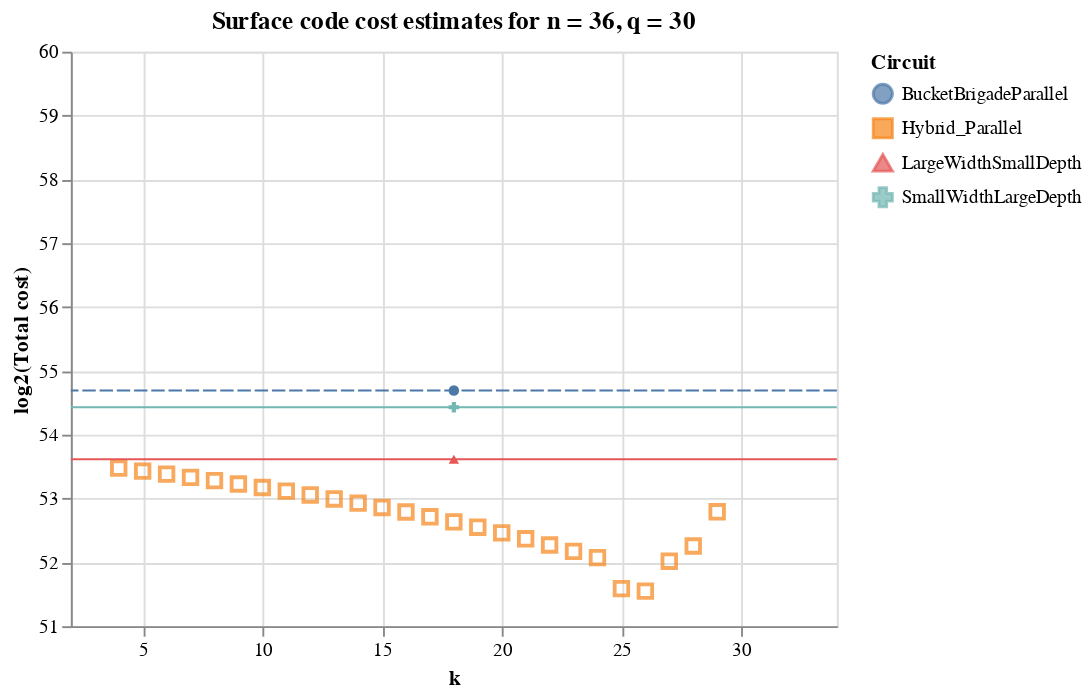

The notebook cell this image was saved under:
### Code cell
# Space vs. time tradeoff
ldw = df[np.logical_or(df['name'] == 'LargeWidthSmallDepth', df['name'] == 'SmallWidthLargeDepth')]
ldw = ldw[np.logical_and(ldw['n'] == 36, ldw['q'] == 30)]

bb = df[df['name'] == 'BucketBrigadeParallel']
bb = bb[bb['n'] == 36]

hybrid = df[[df['name'][i] == "Hybrid_Parallel" for i in range(df.shape[0])]]
hybrid = hybrid[np.logical_and(hybrid['n'] == 36, hybrid['q'] == 30)]

title = "Surface code cost estimates for n = 36, q = 30"

points = Chart(hybrid, title=title).mark_point(size=50).encode(
                              x=X('k',
                                  scale=Scale(domain=[2,34]),
                                  axis=Axis(title="k")),
                              y=Y('total_cost',
                                  scale=Scale(domain=[51,60]),
                                  axis=Axis(title="log2(Total cost)")),
                              shape='name',
                              color=Color('name', legend=Legend(title="Circuit")))

rules_ldw = Chart(ldw).mark_rule().encode(y='total_cost', 
                              shape='name', color=Color('name', legend=Legend(title="Circuit")))
rules_bb = Chart(bb).mark_rule(strokeDash=[7, 2]).encode(y='total_cost', 
                              shape='name', color=Color('name', legend=Legend(title="Circuit")))

points + rules_ldw + rules_bb

### Figure 1 — Vega-Lite specification as saved in the notebook (floating-point values rounded to 4 significant figures)
{"$schema": "https://vega.github.io/schema/vega-lite/v2.6.0.json", "config": {"view": {"height": 300, "width": 400}}, "datasets": {"data-29bf46ff33a2e97713b5a1be2a25055d": [{"b1": 0, "b2": 0, "clifford_distance": 11, "clifford_phys_q": 29300266893691, "clifford_time": 1.8e-05, "clifford_total_avg_cycles": 90.0, "cliffords": 2145336164279, "cnot_count": 1848983420855, "depth": 2017, "distill_cycles_per_state": 150, "distill_distances": "[10, 5]", "distill_factories": 1084268705, "distill_logical_q": 260224489200, "distill_logical_q_per_factory": 240, "distill_phys_q": 20557734646800, "distill_reqd": true, "distill_sim_states": 3, "distill_time": 0.00816, "distill_total_cycles": 40800, "eps": 1, "h_count": 296352743424, "k": 0, "mode": "defect", "n": 36, "n_qubits": 77309411329, "name": "LargeWidthSmallDepth", "p_g": 1e-05, "p_in": 0.0001, "q": 30, "safety_factor": 0, "t_count": 884763262976, "t_depth": 272, "t_sc": 2e-07, "total_cost": 53.62, "total_phys_q": 49858001540491, "total_time": 0.00816}, {"b1": 0, "b2": 0, "clifford_distance": 11, "clifford_phys_q": 27667, "clifford_time": 18630.0, "clifford_total_avg_cycles": 93140000000.0, "cliffords": 2065879269377, "cnot_count": 1769526525953, "depth": 2035814498305, "distill_cycles_per_state": 150, "distill_distances": "[10, 5]", "distill_factories": 2, "distill_logical_q": 480, "distill_logical_q_per_factory": 240, "distill_phys_q": 37920, "distill_reqd": true, "distill_sim_states": 3, "distill_time": 4424000.0, "distill_total_cycles": 43808666419200, "eps": 1, "h_count": 296352743424, "k": 0, "mode": "defect", "n": 36, "n_qubits": 73, "name": "SmallWidthLargeDepth", "p_g": 1e-05, "p_in": 0.0001, "q": 30, "safety_factor": 0, "t_count": 884763262976, "t_depth": 292057776128, "t_sc": 2e-07, "total_cost": 54.43, "total_phys_q": 65587, "total_time": 4424000.0}], "data-3b9d18dbaeba87c56033394109512b1a": [{"b1": 0, "b2": 0, "clifford_distance": 11, "clifford_phys_q": 26858578010171, "clifford_time": 1.791e-05, "clifford_total_avg_cycles": 89.55, "cliffords": 1955283863673, "cnot_count": 1684700923705, "depth": 2013, "distill_cycles_per_state": 150, "distill_distances": "[10, 5]", "distill_factories": 1019512441, "distill_logical_q": 244682985840, "distill_logical_q_per_factory": 240, "distill_phys_q": 19329955881360, "distill_reqd": true, "distill_sim_states": 3, "distill_time": 0.00792, "distill_total_cycles": 39600, "eps": 1, "h_count": 270582939968, "k": 4, "mode": "defect", "n": 36, "n_qubits": 70866960449, "name": "Hybrid_Parallel", "p_g": 1e-05, "p_in": 0.0001, "q": 30, "safety_factor": 0, "t_count": 807453852544, "t_depth": 264, "t_sc": 2e-07, "total_cost": 53.48, "total_phys_q": 46188533891531, "total_time": 0.00792}, {"b1": 0, "b2": 0, "clifford_distance": 11, "clifford_phys_q": 26044681743963, "clifford_time": 1.788e-05, "clifford_total_avg_cycles": 89.41, "cliffords": 1893006841977, "cnot_count": 1631013836025, "depth": 2013, "distill_cycles_per_state": 150, "distill_distances": "[10, 5]", "distill_factories": 986974812, "distill_logical_q": 236873954880, "distill_logical_q_per_factory": 240, "distill_phys_q": 18713042435520, "distill_reqd": true, "distill_sim_states": 3, "distill_time": 0.00792, "distill_total_cycles": 39600, "eps": 1, "h_count": 261993005952, "k": 5, "mode": "defect", "n": 36, "n_qubits": 68719476897, "name": "Hybrid_Parallel", "p_g": 1e-05, "p_in": 0.0001, "q": 30, "safety_factor": 0, "t_count": 781684050432, "t_depth": 264, "t_sc": 2e-07, "total_cost": 53.43, "total_phys_q": 44757724179483, "total_time": 0.00792}, {"b1": 0, "b2": 0, "clifford_distance": 11, "clifford_phys_q": 25230785526267, "clifford_time": 1.785e-05, "clifford_total_avg_cycles": 89.26, "cliffords": 1830729826233, "cnot_count": 1577326753465, "depth": 2013, "distill_cycles_per_state": 150, "distill_distances": "[10, 5]", "distill_factories": 954437186, "distill_logical_q": 229064924640, "distill_logical_q_per_factory": 240, "distill_phys_q": 18096129046560, "distill_reqd": true, "distill_sim_states": 3, "distill_time": 0.00792, "distill_total_cycles": 39600, "eps": 1, "h_count": 253403072768, "k": 6, "mode": "defect", "n": 36, "n_qubits": 66571993473, "name": "Hybrid_Parallel", "p_g": 1e-05, "p_in": 0.0001, "q": 30, "safety_factor": 0, "t_count": 755914250752, "t_depth": 264, "t_sc": 2e-07, "total_cost": 53.38, "total_phys_q": 43326914572827, "total_time": 0.00792}, {"b1": 0, "b2": 0, "clifford_distance": 11, "clifford_phys_q": 24416889417723, "clifford_time": 1.782e-05, "clifford_total_avg_cycles": 89.1, "cliffords": 1768452824249, "cnot_count": 1523639682745, "depth": 2013, "distill_cycles_per_state": 150, "distill_distances": "[10, 5]", "distill_factories": 921899567, "distill_logical_q": 221255896080, "distill_logical_q_per_factory": 240, "distill_phys_q": 17479215790320, "distill_reqd": true, "distill_sim_states": 3, "distill_time": 0.00792, "distill_total_cycles": 39600, "eps": 1, "h_count": 244813141504, "k": 7, "mode": "defect", "n": 36, "n_qubits": 64424510337, "name": "Hybrid_Parallel", "p_g": 1e-05, "p_in": 0.0001, "q": 30, "safety_factor": 0, "t_count": 730144456704, "t_depth": 264, "t_sc": 2e-07, "total_cost": 53.33, "total_phys_q": 41896105208043, "total_time": 0.00792}, {"b1": 0, "b2": 0, "clifford_distance": 11, "clifford_phys_q": 23602993551739, "clifford_time": 1.779e-05, "clifford_total_avg_cycles": 88.93, "cliffords": 1706175853497, "cnot_count": 1469952638905, "depth": 2013, "distill_cycles_per_state": 150, "distill_distances": "[10, 5]", "distill_factories": 889361964, "distill_logical_q": 213446871360, "distill_logical_q_per_factory": 240, "distill_phys_q": 16862302837440, "distill_reqd": true, "distill_sim_states": 3, "distill_time": 0.00792, "distill_total_cycles": 39600, "eps": 1, "h_count": 236223214592, "k": 8, "mode": "defect", "n": 36, "n_qubits": 62277027841, "name": "Hybrid_Parallel", "p_g": 1e-05, "p_in": 0.0001, "q": 30, "safety_factor": 0, "t_count": 704374675456, "t_depth": 264, "t_sc": 2e-07, "total_cost": 53.28, "total_phys_q": 40465296389179, "total_time": 0.00792}, {"b1": 0, "b2": 0, "clifford_distance": 11, "clifford_phys_q": 22789098219387, "clifford_time": 1.775e-05, "clifford_total_avg_cycles": 88.75, "cliffords": 1643898952633, "cnot_count": 1416265655225, "depth": 2013, "distill_cycles_per_state": 150, "distill_distances": "[10, 5]", "distill_factories": 856824398, "distill_logical_q": 205637855520, "distill_logical_q_per_factory": 240, "distill_phys_q": 16245390586080, "distill_reqd": true, "distill_sim_states": 3, "distill_time": 0.00792, "distill_total_cycles": 39600, "eps": 1, "h_count": 227633297408, "k": 9, "mode": "defect", "n": 36, "n_qubits": 60129546753, "name": "Hybrid_Parallel", "p_g": 1e-05, "p_in": 0.0001, "q": 30, "safety_factor": 0, "t_count": 678604922880, "t_depth": 264, "t_sc": 2e-07, "total_cost": 53.23, "total_phys_q": 39034488805467, "total_time": 0.00792}, {"b1": 0, "b2": 0, "clifford_distance": 11, "clifford_phys_q": 21975204051323, "clifford_time": 1.771e-05, "clifford_total_avg_cycles": 88.56, "cliffords": 1581622206393, "cnot_count": 1362578804665, "depth": 2013, "distill_cycles_per_state": 150, "distill_distances": "[10, 5]", "distill_factories": 824286912, "distill_logical_q": 197828858880, "distill_logical_q_per_factory": 240, "distill_phys_q": 15628479851520, "distill_reqd": true, "distill_sim_states": 3, "distill_time": 0.00792, "distill_total_cycles": 39600, "eps": 1, "h_count": 219043401728, "k": 10, "mode": "defect", "n": 36, "n_qubits": 57982068737, "name": "Hybrid_Parallel", "p_g": 1e-05, "p_in": 0.0001, "q": 30, "safety_factor": 0, "t_count": 652835233792, "t_depth": 264, "t_sc": 2e-07, "total_cost": 53.17, "total_phys_q": 37603683902843, "total_time": 0.00792}, {"b1": 0, "b2": 0, "clifford_distance": 11, "clifford_phys_q": 21161312405883, "clifford_time": 1.767e-05, "clifford_total_avg_cycles": 88.35, "cliffords": 1519345799097, "cnot_count": 1308892245945, "depth": 2013, "distill_cycles_per_state": 150, "distill_distances": "[10, 5]", "distill_factories": 791749601, "distill_logical_q": 190019904240, "distill_logical_q_per_factory": 240, "distill_phys_q": 15011572434960, "distill_reqd": true, "distill_sim_states": 3, "distill_time": 0.00792, "distill_total_cycles": 39600, "eps": 1, "h_count": 210453553152, "k": 11, "mode": "defect", "n": 36, "n_qubits": 55834597377, "name": "Hybrid_Parallel", "p_g": 1e-05, "p_in": 0.0001, "q": 30, "safety_factor": 0, "t_count": 627065683968, "t_depth": 264, "t_sc": 2e-07, "total_cost": 53.12, "total_phys_q": 36172884840843, "total_time": 0.00792}, {"b1": 0, "b2": 0, "clifford_distance": 11, "clifford_phys_q": 20347426193787, "clifford_time": 1.762e-05, "clifford_total_avg_cycles": 88.12, "cliffords": 1457070129081, "cnot_count": 1255206322105, "depth": 2013, "distill_cycles_per_state": 150, "distill_distances": "[10, 5]", "distill_factories": 759212674, "distill_logical_q": 182211041760, "distill_logical_q_per_factory": 240, "distill_phys_q": 14394672299040, "distill_reqd": true, "distill_sim_states": 3, "distill_time": 0.00792, "distill_total_cycles": 39600, "eps": 1, "h_count": 201863806976, "k": 12, "mode": "defect", "n": 36, "n_qubits": 53687140353, "name": "Hybrid_Parallel", "p_g": 1e-05, "p_in": 0.0001, "q": 30, "safety_factor": 0, "t_count": 601296437248, "t_depth": 264, "t_sc": 2e-07, "total_cost": 53.06, "total_phys_q": 34742098492827, "total_time": 0.00792}, {"b1": 0, "b2": 0, "clifford_distance": 11, "clifford_phys_q": 19533551624571, "clifford_time": 1.758e-05, "clifford_total_avg_cycles": 87.88, "cliffords": 1394796052409, "cnot_count": 1201521770425, "depth": 2013, "distill_cycles_per_state": 150, "distill_distances": "[10, 5]", "distill_factories": 726676574, "distill_logical_q": 174402377760, "distill_logical_q_per_factory": 240, "distill_phys_q": 13777787843040, "distill_reqd": true, "distill_sim_states": 3, "distill_time": 0.00792, "distill_total_cycles": 39600, "eps": 1, "h_count": 193274281984, "k": 13, "mode": "defect", "n": 36, "n_qubits": 51539714049, "name": "Hybrid_Parallel", "p_g": 1e-05, "p_in": 0.0001, "q": 30, "safety_factor": 0, "t_count": 575527845888, "t_depth": 264, "t_sc": 2e-07, "total_cost": 52.99, "total_phys_q": 33311339467611, "total_time": 0.00792}, {"b1": 0, "b2": 0, "clifford_distance": 11, "clifford_phys_q": 18719701893499, "clifford_time": 1.752e-05, "clifford_total_avg_cycles": 87.61, "cliffords": 1332525399993, "cnot_count": 1147840167865, "depth": 2013, "distill_cycles_per_state": 150, "distill_distances": "[10, 5]", "distill_factories": 694142252, "distill_logical_q": 166594140480, "distill_logical_q_per_factory": 240, "distill_phys_q": 13160937097920, "distill_reqd": true, "distill_sim_states": 3, "distill_time": 0.00792, "distill_total_cycles": 39600, "eps": 1, "h_count": 184685232128, "k": 14, "mode": "defect", "n": 36, "n_qubits": 49392353281, "name": "Hybrid_Parallel", "p_g": 1e-05, "p_in": 0.0001, "q": 30, "safety_factor": 0, "t_count": 549760663552, "t_depth": 264, "t_sc": 2e-07, "total_cost": 52.93, "total_phys_q": 31880638991419, "total_time": 0.00792}, {"b1": 0, "b2": 0, "clifford_distance": 11, "clifford_phys_q": 17905904943483, "clifford_time": 1.746e-05, "clifford_total_avg_cycles": 87.32, "cliffords": 1270262071225, "cnot_count": 1094164873145, "depth": 2013, "distill_cycles_per_state": 150, "distill_distances": "[10, 5]", "distill_factories": 661611738, "distill_logical_q": 158786817120, "distill_logical_q_per_factory": 240, "distill_phys_q": 12544158552480, "distill_reqd": true, "distill_sim_states": 3, "distill_time": 0.00792, "distill_total_cycles": 39600, "eps": 1, "h_count": 176097198080, "k": 15, "mode": "defect", "n": 36, "n_qubits": 47245131777, "name": "Hybrid_Parallel", "p_g": 1e-05, "p_in": 0.0001, "q": 30, "safety_factor": 0, "t_count": 523996495872, "t_depth": 264, "t_sc": 2e-07, "total_cost": 52.86, "total_phys_q": 30450063495963, "total_time": 0.00792}, {"b1": 0, "b2": 0, "clifford_distance": 11, "clifford_phys_q": 17092219765115, "clifford_time": 1.74e-05, "clifford_total_avg_cycles": 87.0, "cliffords": 1208014340025, "cnot_count": 1040503013305, "depth": 2013, "distill_cycles_per_state": 150, "distill_distances": "[10, 5]", "distill_factories": 629089332, "distill_logical_q": 150981439680, "distill_logical_q_per_factory": 240, "distill_phys_q": 11927533734720, "distill_reqd": true, "distill_sim_states": 3, "distill_time": 0.00792, "distill_total_cycles": 39600, "eps": 1, "h_count": 167511326720, "k": 16, "mode": "defect", "n": 36, "n_qubits": 45098205185, "name": "Hybrid_Parallel", "p_g": 1e-05, "p_in": 0.0001, "q": 30, "safety_factor": 0, "t_count": 498238750720, "t_depth": 264, "t_sc": 2e-07, "total_cost": 52.79, "total_phys_q": 29019753499835, "total_time": 0.00792}, {"b1": 0, "b2": 0, "clifford_distance": 11, "clifford_phys_q": 16278770549115, "clifford_time": 1.733e-05, "clifford_total_avg_cycles": 86.65, "cliffords": 1145799704505, "cnot_count": 986869661625, "depth": 2013, "distill_cycles_per_state": 150, "distill_distances": "[10, 5]", "distill_factories": 596584138, "distill_logical_q": 143180193120, "distill_logical_q_per_factory": 240, "distill_phys_q": 11311235256480, "distill_reqd": true, "distill_sim_states": 3, "distill_time": 0.00792, "distill_total_cycles": 39600, "eps": 1, "h_count": 158930042880, "k": 17, "mode": "defect", "n": 36, "n_qubits": 42951901185, "name": "Hybrid_Parallel", "p_g": 1e-05, "p_in": 0.0001, "q": 30, "safety_factor": 0, "t_count": 472494637056, "t_depth": 264, "t_sc": 2e-07, "total_cost": 52.71, "total_phys_q": 27590005805595, "total_time": 0.00792}, {"b1": 0, "b2": 0, "clifford_distance": 11, "clifford_phys_q": 15465818095995, "clifford_time": 1.725e-05, "clifford_total_avg_cycles": 86.27, "cliffords": 1083655061433, "cnot_count": 933296603065, "depth": 2013, "distill_cycles_per_state": 150, "distill_distances": "[10, 5]", "distill_factories": 564115353, "distill_logical_q": 135387684720, "distill_logical_q_per_factory": 240, "distill_phys_q": 10695627092880, "distill_reqd": true, "distill_sim_states": 3, "distill_time": 0.00792, "distill_total_cycles": 39600, "eps": 1, "h_count": 150358458368, "k": 18, "mode": "defect", "n": 36, "n_qubits": 40806907905, "name": "Hybrid_Parallel", "p_g": 1e-05, "p_in": 0.0001, "q": 30, "safety_factor": 0, "t_count": 446779359232, "t_depth": 264, "t_sc": 2e-07, "total_cost": 52.63, "total_phys_q": 26161445188875, "total_time": 0.00792}, {"b1": 0, "b2": 0, "clifford_distance": 11, "clifford_phys_q": 14653908844923, "clifford_time": 1.717e-05, "clifford_total_avg_cycles": 85.86, "cliffords": 1021658005433, "cnot_count": 879850684345, "depth": 2013, "distill_cycles_per_state": 150, "distill_distances": "[10, 5]", "distill_factories": 531723358, "distill_logical_q": 127613605920, "distill_logical_q_per_factory": 240, "distill_phys_q": 10081474867680, "distill_reqd": true, "distill_sim_states": 3, "distill_time": 0.00792, "distill_total_cycles": 39600, "eps": 1, "h_count": 141807321088, "k": 19, "mode": "defect", "n": 36, "n_qubits": 38664667137, "name": "Hybrid_Parallel", "p_g": 1e-05, "p_in": 0.0001, "q": 30, "safety_factor": 0, "t_count": 421124898816, "t_depth": 264, "t_sc": 2e-07, "total_cost": 52.55, "total_phys_q": 24735383712603, "total_time": 0.00792}, {"b1": 0, "b2": 0, "clifford_distance": 11, "clifford_phys_q": 13844185350523, "clifford_time": 1.708e-05, "clifford_total_avg_cycles": 85.4, "cliffords": 959971327929, "cnot_count": 826672152505, "depth": 2013, "distill_cycles_per_state": 150, "distill_distances": "[10, 5]", "distill_factories": 499492885, "distill_logical_q": 119878292400, "distill_logical_q_per_factory": 240, "distill_phys_q": 9470385099600, "distill_reqd": true, "distill_sim_states": 3, "distill_time": 0.00792, "distill_total_cycles": 39600, "eps": 1, "h_count": 133299175424, "k": 20, "mode": "defect", "n": 36, "n_qubits": 36528193537, "name": "Hybrid_Parallel", "p_g": 1e-05, "p_in": 0.0001, "q": 30, "safety_factor": 0, "t_count": 395598364672, "t_depth": 264, "t_sc": 2e-07, "total_cost": 52.46, "total_phys_q": 23314570450123, "total_time": 0.00792}, {"b1": 0, "b2": 0, "clifford_distance": 11, "clifford_phys_q": 13039032074619, "clifford_time": 1.699e-05, "clifford_total_avg_cycles": 84.93, "cliffords": 898935816121, "cnot_count": 774054608825, "depth": 2013, "distill_cycles_per_state": 150, "distill_distances": "[10, 5]", "distill_factories": 467601346, "distill_logical_q": 112224323040, "distill_logical_q_per_factory": 240, "distill_phys_q": 8865721520160, "distill_reqd": true, "distill_sim_states": 3, "distill_time": 0.00792, "distill_total_cycles": 39600, "eps": 1, "h_count": 124881207296, "k": 21, "mode": "defect", "n": 36, "n_qubits": 34403778561, "name": "Hybrid_Parallel", "p_g": 1e-05, "p_in": 0.0001, "q": 30, "safety_factor": 0, "t_count": 370340265984, "t_depth": 264, "t_sc": 2e-07, "total_cost": 52.37, "total_phys_q": 21904753594779, "total_time": 0.00792}, {"b1": 0, "b2": 0, "clifford_distance": 11, "clifford_phys_q": 12243416646011, "clifford_time": 1.689e-05, "clifford_total_avg_cycles": 84.46, "cliffords": 839263453113, "cnot_count": 722611470265, "depth": 2013, "distill_cycles_per_state": 150, "distill_distances": "[10, 5]", "distill_factories": 436419450, "distill_logical_q": 104740668000, "distill_logical_q_per_factory": 240, "distill_phys_q": 8274512772000, "distill_reqd": true, "distill_sim_states": 3, "distill_time": 0.00792, "distill_total_cycles": 39600, "eps": 1, "h_count": 116651982848, "k": 22, "mode": "defect", "n": 36, "n_qubits": 32304529409, "name": "Hybrid_Parallel", "p_g": 1e-05, "p_in": 0.0001, "q": 30, "safety_factor": 0, "t_count": 345644204032, "t_depth": 264, "t_sc": 2e-07, "total_cost": 52.27, "total_phys_q": 20517929418011, "total_time": 0.00792}, {"b1": 0, "b2": 0, "clifford_distance": 11, "clifford_phys_q": 11467671732603, "clifford_time": 1.682e-05, "clifford_total_avg_cycles": 84.09, "cliffords": 782439022521, "cnot_count": 673621999545, "depth": 2013, "distill_cycles_per_state": 150, "distill_distances": "[10, 5]", "distill_factories": 406720388, "distill_logical_q": 97612893120, "distill_logical_q_per_factory": 240, "distill_phys_q": 7711418556480, "distill_reqd": true, "distill_sim_states": 3, "distill_time": 0.00792, "distill_total_cycles": 39600, "eps": 1, "h_count": 108817022976, "k": 23, "mode": "defect", "n": 36, "n_qubits": 30257709057, "name": "Hybrid_Parallel", "p_g": 1e-05, "p_in": 0.0001, "q": 30, "safety_factor": 0, "t_count": 322122547200, "t_depth": 264, "t_sc": 2e-07, "total_cost": 52.17, "total_phys_q": 19179090289083, "total_time": 0.00792}, {"b1": 0, "b2": 0, "clifford_distance": 11, "clifford_phys_q": 10733257490811, "clifford_time": 1.68e-05, "clifford_total_avg_cycles": 84.02, "cliffords": 731553726393, "cnot_count": 629749579705, "depth": 2013, "distill_cycles_per_state": 150, "distill_distances": "[10, 5]", "distill_factories": 380114096, "distill_logical_q": 91227383040, "distill_logical_q_per_factory": 240, "distill_phys_q": 7206963260160, "distill_reqd": true, "distill_sim_states": 3, "distill_time": 0.00792, "distill_total_cycles": 39600, "eps": 1, "h_count": 101804146688, "k": 24, "mode": "defect", "n": 36, "n_qubits": 28319940609, "name": "Hybrid_Parallel", "p_g": 1e-05, "p_in": 0.0001, "q": 30, "safety_factor": 0, "t_count": 301050363904, "t_depth": 264, "t_sc": 2e-07, "total_cost": 52.08, "total_phys_q": 17940220750971, "total_time": 0.00792}, {"b1": 0, "b2": 0, "clifford_distance": 11, "clifford_phys_q": 10084683874683, "clifford_time": 1.695e-05, "clifford_total_avg_cycles": 84.73, "cliffords": 693033238457, "cnot_count": 596530692025, "depth": 2013, "distill_cycles_per_state": 140, "distill_distances": "[9, 5]", "distill_factories": 269960658, "distill_logical_q": 64790557920, "distill_logical_q_per_factory": 240, "distill_phys_q": 5118454075680, "distill_reqd": true, "distill_sim_states": 4, "distill_time": 0.007392, "distill_total_cycles": 36960, "eps": 1, "h_count": 96502546432, "k": 25, "mode": "defect", "n": 36, "n_qubits": 26608664577, "name": "Hybrid_Parallel", "p_g": 1e-05, "p_in": 0.0001, "q": 30, "safety_factor": 0, "t_count": 285078454272, "t_depth": 264, "t_sc": 2e-07, "total_cost": 51.59, "total_phys_q": 15203137950363, "total_time": 0.007392}, {"b1": 0, "b2": 0, "clifford_distance": 11, "clifford_phys_q": 9614150074747, "clifford_time": 1.745e-05, "clifford_total_avg_cycles": 87.25, "cliffords": 680215445433, "cnot_count": 585457729465, "depth": 2013, "distill_cycles_per_state": 140, "distill_distances": "[9, 5]", "distill_factories": 264876653, "distill_logical_q": 63570396720, "distill_logical_q_per_factory": 240, "distill_phys_q": 5022061340880, "distill_reqd": true, "distill_sim_states": 4, "distill_time": 0.007392, "distill_total_cycles": 36960, "eps": 1, "h_count": 94757715968, "k": 26, "mode": "defect", "n": 36, "n_qubits": 25367150593, "name": "Hybrid_Parallel", "p_g": 1e-05, "p_in": 0.0001, "q": 30, "safety_factor": 0, "t_count": 279709745152, "t_depth": 264, "t_sc": 2e-07, "total_cost": 51.55, "total_phys_q": 14636211415627, "total_time": 0.007392}, {"b1": 0, "b2": 0, "clifford_distance": 11, "clifford_phys_q": 9512413036923, "clifford_time": 1.869e-05, "clifford_total_avg_cycles": 93.43, "cliffords": 720749199289, "cnot_count": 620354338745, "depth": 2013, "distill_cycles_per_state": 150, "distill_distances": "[10, 5]", "distill_factories": 374182757, "distill_logical_q": 89803861680, "distill_logical_q_per_factory": 240, "distill_phys_q": 7094505072720, "distill_reqd": true, "distill_sim_states": 3, "distill_time": 0.00792, "distill_total_cycles": 39600, "eps": 1, "h_count": 100394860544, "k": 27, "mode": "defect", "n": 36, "n_qubits": 25098715137, "name": "Hybrid_Parallel", "p_g": 1e-05, "p_in": 0.0001, "q": 30, "safety_factor": 0, "t_count": 296352743424, "t_depth": 264, "t_sc": 2e-07, "total_cost": 52.02, "total_phys_q": 16606918109643, "total_time": 0.00792}, {"b1": 0, "b2": 0, "clifford_distance": 11, "clifford_phys_q": 10173703782779, "clifford_time": 2.113e-05, "clifford_total_avg_cycles": 105.6, "cliffords": 871878361017, "cnot_count": 750545534905, "depth": 2013, "distill_cycles_per_state": 150, "distill_distances": "[10, 5]", "distill_factories": 452815366, "distill_logical_q": 108675687840, "distill_logical_q_per_factory": 240, "distill_phys_q": 8585379339360, "distill_reqd": true, "distill_sim_states": 3, "distill_time": 0.00792, "distill_total_cycles": 39600, "eps": 1, "h_count": 121332826112, "k": 28, "mode": "defect", "n": 36, "n_qubits": 26843545601, "name": "Hybrid_Parallel", "p_g": 1e-05, "p_in": 0.0001, "q": 30, "safety_factor": 0, "t_count": 358629769216, "t_depth": 264, "t_sc": 2e-07, "total_cost": 52.26, "total_phys_q": 18759083122139, "total_time": 0.00792}, {"b1": 0, "b2": 0, "clifford_distance": 11, "clifford_phys_q": 15260555673979, "clifford_time": 2.021e-05, "clifford_total_avg_cycles": 101.1, "cliffords": 1251982966713, "cnot_count": 1078036791225, "depth": 2013, "distill_cycles_per_state": 150, "distill_distances": "[10, 5]", "distill_factories": 650752621, "distill_logical_q": 156180629040, "distill_logical_q_per_factory": 240, "distill_phys_q": 12338269694160, "distill_reqd": true, "distill_sim_states": 3, "distill_time": 0.00792, "distill_total_cycles": 39600, "eps": 1, "h_count": 173946175488, "k": 29, "mode": "defect", "n": 36, "n_qubits": 40265318401, "name": "Hybrid_Parallel", "p_g": 1e-05, "p_in": 0.0001, "q": 30, "safety_factor": 0, "t_count": 515396075520, "t_depth": 264, "t_sc": 2e-07, "total_cost": 52.79, "total_phys_q": 27598825368139, "total_time": 0.00792}], "data-40c5d55603e417f3070f58ad2ee4eaaf": [{"b1": 0, "b2": 0, "clifford_distance": 12, "clifford_phys_q": 247390116249600, "clifford_time": 6.3e-06, "clifford_total_avg_cycles": 31.5, "cliffords": 5909874999141, "cnot_count": 5360119185261, "depth": 2631, "distill_cycles_per_state": 150, "distill_distances": "[10, 5]", "distill_factories": 8908080318, "distill_logical_q": 2137939276320, "distill_logical_q_per_factory": 240, "distill_phys_q": 168897202829280, "distill_reqd": true, "distill_sim_states": 3, "distill_time": 0.00216, "distill_total_cycles": 10800, "eps": 1, "h_count": 549755813880, "k": 0, "mode": "defect", "n": 36, "n_qubits": 549755813888, "name": "BucketBrigadeParallel", "p_g": 1e-05, "p_in": 0.0001, "q": 0, "safety_factor": 0, "t_count": 1924145348580, "t_depth": 72, "t_sc": 2e-07, "total_cost": 54.69, "total_phys_q": 416287319078880, "total_time": 0.00216}]}, "layer": [{"data": {"name": "data-3b9d18dbaeba87c56033394109512b1a"}, "encoding": {"color": {"field": "name", "legend": {"title": "Circuit"}, "type": "nominal"}, "shape": {"field": "name", "type": "nominal"}, "x": {"axis": {"title": "k"}, "field": "k", "scale": {"domain": [2, 34]}, "type": "quantitative"}, "y": {"axis": {"title": "log2(Total cost)"}, "field": "total_cost", "scale": {"domain": [51, 60]}, "type": "quantitative"}}, "mark": {"size": 50, "type": "point"}, "title": "Surface code cost estimates for n = 36, q = 30"}, {"data": {"name": "data-29bf46ff33a2e97713b5a1be2a25055d"}, "encoding": {"color": {"field": "name", "legend": {"title": "Circuit"}, "type": "nominal"}, "shape": {"field": "name", "type": "nominal"}, "y": {"field": "total_cost", "type": "quantitative"}}, "mark": "rule"}, {"data": {"name": "data-40c5d55603e417f3070f58ad2ee4eaaf"}, "encoding": {"color": {"field": "name", "legend": {"title": "Circuit"}, "type": "nominal"}, "shape": {"field": "name", "type": "nominal"}, "y": {"field": "total_cost", "type": "quantitative"}}, "mark": {"strokeDash": [7, 2], "type": "rule"}}]}
